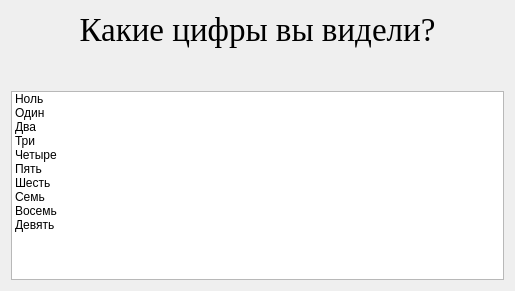
<?xml version="1.0" encoding="UTF-8"?>
<ui version="4.0">
 <class>TestAnswersChooser</class>
 <widget class="QWidget" name="TestAnswersChooser">
  <property name="geometry">
   <rect>
    <x>0</x>
    <y>0</y>
    <width>515</width>
    <height>291</height>
   </rect>
  </property>
  <property name="windowTitle">
   <string>Form</string>
  </property>
  <layout class="QVBoxLayout" name="verticalLayout">
   <item>
    <widget class="QLabel" name="label">
     <property name="font">
      <font>
       <family>Times New Roman</family>
       <pointsize>25</pointsize>
       <weight>50</weight>
       <bold>false</bold>
      </font>
     </property>
     <property name="text">
      <string>Какие цифры вы видели?</string>
     </property>
     <property name="textFormat">
      <enum>Qt::AutoText</enum>
     </property>
     <property name="scaledContents">
      <bool>false</bool>
     </property>
     <property name="alignment">
      <set>Qt::AlignCenter</set>
     </property>
    </widget>
   </item>
   <item>
    <spacer name="verticalSpacer">
     <property name="orientation">
      <enum>Qt::Vertical</enum>
     </property>
     <property name="sizeHint" stdset="0">
      <size>
       <width>20</width>
       <height>40</height>
      </size>
     </property>
    </spacer>
   </item>
   <item>
    <widget class="QListWidget" name="listWidget">
     <property name="sizePolicy">
      <sizepolicy hsizetype="Preferred" vsizetype="Preferred">
       <horstretch>0</horstretch>
       <verstretch>0</verstretch>
      </sizepolicy>
     </property>
     <item>
      <property name="text">
       <string>Ноль</string>
      </property>
      <property name="checkState">
       <enum>Unchecked</enum>
      </property>
     </item>
     <item>
      <property name="text">
       <string>Один</string>
      </property>
      <property name="checkState">
       <enum>Unchecked</enum>
      </property>
     </item>
     <item>
      <property name="text">
       <string>Два</string>
      </property>
      <property name="checkState">
       <enum>Unchecked</enum>
      </property>
     </item>
     <item>
      <property name="text">
       <string>Три</string>
      </property>
      <property name="checkState">
       <enum>Unchecked</enum>
      </property>
     </item>
     <item>
      <property name="text">
       <string>Четыре</string>
      </property>
      <property name="checkState">
       <enum>Unchecked</enum>
      </property>
     </item>
     <item>
      <property name="text">
       <string>Пять</string>
      </property>
      <property name="checkState">
       <enum>Unchecked</enum>
      </property>
     </item>
     <item>
      <property name="text">
       <string>Шесть</string>
      </property>
      <property name="checkState">
       <enum>Unchecked</enum>
      </property>
     </item>
     <item>
      <property name="text">
       <string>Семь</string>
      </property>
      <property name="checkState">
       <enum>Unchecked</enum>
      </property>
     </item>
     <item>
      <property name="text">
       <string>Восемь</string>
      </property>
      <property name="checkState">
       <enum>Unchecked</enum>
      </property>
     </item>
     <item>
      <property name="text">
       <string>Девять</string>
      </property>
      <property name="checkState">
       <enum>Unchecked</enum>
      </property>
     </item>
    </widget>
   </item>
  </layout>
 </widget>
 <resources/>
 <connections/>
</ui>
